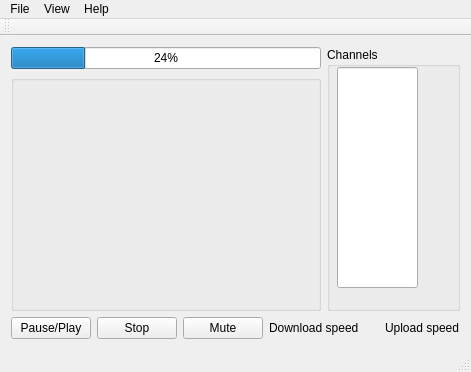
<?xml version="1.0" encoding="UTF-8"?>
<ui version="4.0">
 <class>mainwindow</class>
 <widget class="QMainWindow" name="mainwindow">
  <property name="geometry">
   <rect>
    <x>0</x>
    <y>0</y>
    <width>471</width>
    <height>372</height>
   </rect>
  </property>
  <property name="windowTitle">
   <string>mainwindow</string>
  </property>
  <widget class="QWidget" name="centralWidget">
   <layout class="QGridLayout" name="gridLayout">
    <item row="0" column="0" colspan="4">
     <widget class="QProgressBar" name="progressBar">
      <property name="value">
       <number>24</number>
      </property>
     </widget>
    </item>
    <item row="0" column="4" rowspan="2" colspan="2">
     <widget class="QGroupBox" name="groupBox_2">
      <property name="title">
       <string>Channels</string>
      </property>
      <widget class="QLineEdit" name="lineEdit">
       <property name="geometry">
        <rect>
         <x>10</x>
         <y>20</y>
         <width>81</width>
         <height>221</height>
        </rect>
       </property>
      </widget>
     </widget>
    </item>
    <item row="1" column="0" colspan="4">
     <widget class="QGroupBox" name="groupBox">
      <property name="title">
       <string/>
      </property>
     </widget>
    </item>
    <item row="2" column="0">
     <widget class="QPushButton" name="play_label">
      <property name="text">
       <string>Pause/Play</string>
      </property>
     </widget>
    </item>
    <item row="2" column="1">
     <widget class="QPushButton" name="pushButton">
      <property name="text">
       <string>Stop</string>
      </property>
     </widget>
    </item>
    <item row="2" column="2">
     <widget class="QPushButton" name="pushButton_2">
      <property name="text">
       <string>Mute</string>
      </property>
     </widget>
    </item>
    <item row="2" column="3" colspan="2">
     <widget class="QLabel" name="label">
      <property name="text">
       <string>Download speed</string>
      </property>
     </widget>
    </item>
    <item row="2" column="5">
     <widget class="QLabel" name="label_2">
      <property name="text">
       <string>Upload speed</string>
      </property>
     </widget>
    </item>
   </layout>
  </widget>
  <widget class="QMenuBar" name="menuBar">
   <property name="geometry">
    <rect>
     <x>0</x>
     <y>0</y>
     <width>471</width>
     <height>25</height>
    </rect>
   </property>
   <widget class="QMenu" name="menuFile">
    <property name="title">
     <string>File</string>
    </property>
    <addaction name="actionAdd"/>
    <addaction name="separator"/>
    <addaction name="separator"/>
    <addaction name="actionImport_Channels"/>
    <addaction name="actionExport_Channels"/>
   </widget>
   <widget class="QMenu" name="menuView">
    <property name="title">
     <string>View</string>
    </property>
    <addaction name="actionShow_Player_Box"/>
   </widget>
   <widget class="QMenu" name="menuAbout">
    <property name="title">
     <string>Help</string>
    </property>
    <addaction name="actionAbout"/>
   </widget>
   <addaction name="menuFile"/>
   <addaction name="menuView"/>
   <addaction name="menuAbout"/>
  </widget>
  <widget class="QToolBar" name="mainToolBar">
   <attribute name="toolBarArea">
    <enum>TopToolBarArea</enum>
   </attribute>
   <attribute name="toolBarBreak">
    <bool>false</bool>
   </attribute>
  </widget>
  <widget class="QStatusBar" name="statusBar"/>
  <action name="actionAdd">
   <property name="text">
    <string>Add</string>
   </property>
  </action>
  <action name="actionImport_Channels">
   <property name="text">
    <string>Import Channels</string>
   </property>
  </action>
  <action name="actionExport_Channels">
   <property name="text">
    <string>Export Channels</string>
   </property>
  </action>
  <action name="actionShow_Player_Box">
   <property name="text">
    <string>Show Player Box</string>
   </property>
  </action>
  <action name="actionAbout">
   <property name="text">
    <string>About</string>
   </property>
  </action>
 </widget>
 <layoutdefault spacing="6" margin="11"/>
 <resources/>
 <connections/>
</ui>
